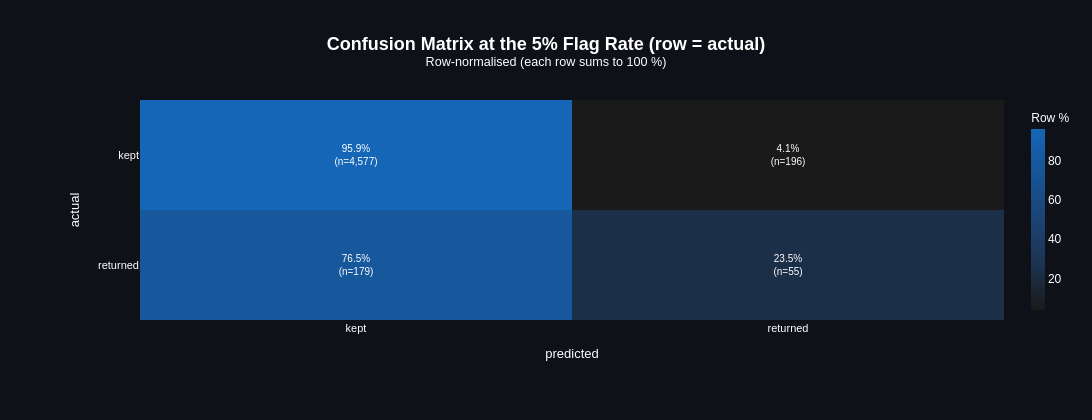

Notebook source saved alongside this figure:
### Markdown cell above
Every extra point of recall costs precision, and the exchange rate gets worse
as the queue grows. Flagging the riskiest 5% of orders catches 23.5% of the
returns at 4.6 reviews per catch. Tripling the queue to 15% raises that to
41.9%, but each catch now costs 7.7 reviews. Doubling again to 30% reaches
59.8% recall at 10.7 reviews per catch, more than double the cost per catch of
the first tranche for well under three times the returns.

The first tranche is the only one where this model clearly earns its keep.
Reviewing 251 orders out of 5,007 to intercept 55 returns is a pilot a team
could staff next week. A 1,502-order queue to intercept 140 is a department,
and by then precision has fallen to 9%, barely above the 5.9% base rate of the
markets where returns actually happen.

### Code cell
# 5%: the only tranche where precision (21.9%) sits far enough above the
# base rate to be worth a reviewer's time, and small enough to staff.
CHOSEN_FLAG_RATE = 0.05
chosen = operating_point(CHOSEN_FLAG_RATE)
chosen_pred = (lgbm_score >= chosen["cut_off"]).astype(int)

cm = pd.DataFrame({"actual": y_test.map({0: "kept", 1: "returned"}),
                   "predicted": pd.Series(chosen_pred, index=y_test.index).map(
                       {0: "kept", 1: "returned"})})
cp.cross_tab_heatmap(
    cm, "actual", "predicted", normalize="row", show_counts=True,
    row_order=["kept", "returned"], col_order=["kept", "returned"],
    colorscale=cp.SEQ_BLUE,
    title=f"Confusion Matrix at the {CHOSEN_FLAG_RATE:.0%} Flag Rate (row = actual)",
)

### Figure 1 — Plotly figure (JSON) as saved in the notebook; plotly's stock layout.template omitted (floating-point values rounded to 4 significant figures)
{"data": [{"colorbar": {"outlinewidth": 0, "thickness": 14, "tickfont": {"color": "white", "family": "Arial"}, "title": {"font": {"color": "white", "family": "Arial", "size": 12}, "text": "Row %"}}, "colorscale": [[0.0, "#1a1a1a"], [0.25, "#1c3350"], [0.5, "#1c4374"], [0.75, "#175496"], [1.0, "#1566B6"]], "customdata": [[4577.0, 196.0], [179.0, 55.0]], "hovertemplate": "<b>actual</b>: %{y}<br><b>predicted</b>: %{x}<br>Row %: %{z:.1f}%<br>n = %{customdata:,}<extra></extra>", "text": [["95.9%<br>(n=4,577)", "4.1%<br>(n=196)"], ["76.5%<br>(n=179)", "23.5%<br>(n=55)"]], "textfont": {"color": "white", "family": "Arial", "size": 10}, "texttemplate": "%{text}", "type": "heatmap", "x": ["kept", "returned"], "y": ["kept", "returned"], "z": [[95.89, 4.106], [76.5, 23.5]]}], "layout": {"font": {"color": "white", "family": "Arial"}, "height": 420, "margin": {"b": 100, "l": 140, "r": 80, "t": 100}, "paper_bgcolor": "#0e1117", "plot_bgcolor": "#1a1a1a", "title": {"font": {"color": "white", "family": "Arial", "size": 18}, "text": "<b>Confusion Matrix at the 5% Flag Rate (row = actual)</b><br><sup>Row-normalised (each row sums to 100 %)</sup>", "x": 0.5, "xanchor": "center"}, "width": 1400, "xaxis": {"side": "bottom", "tickfont": {"size": 11}, "title": {"font": {"size": 13}, "text": "predicted"}}, "yaxis": {"autorange": "reversed", "tickfont": {"size": 11}, "title": {"font": {"size": 13}, "text": "actual"}}}}
